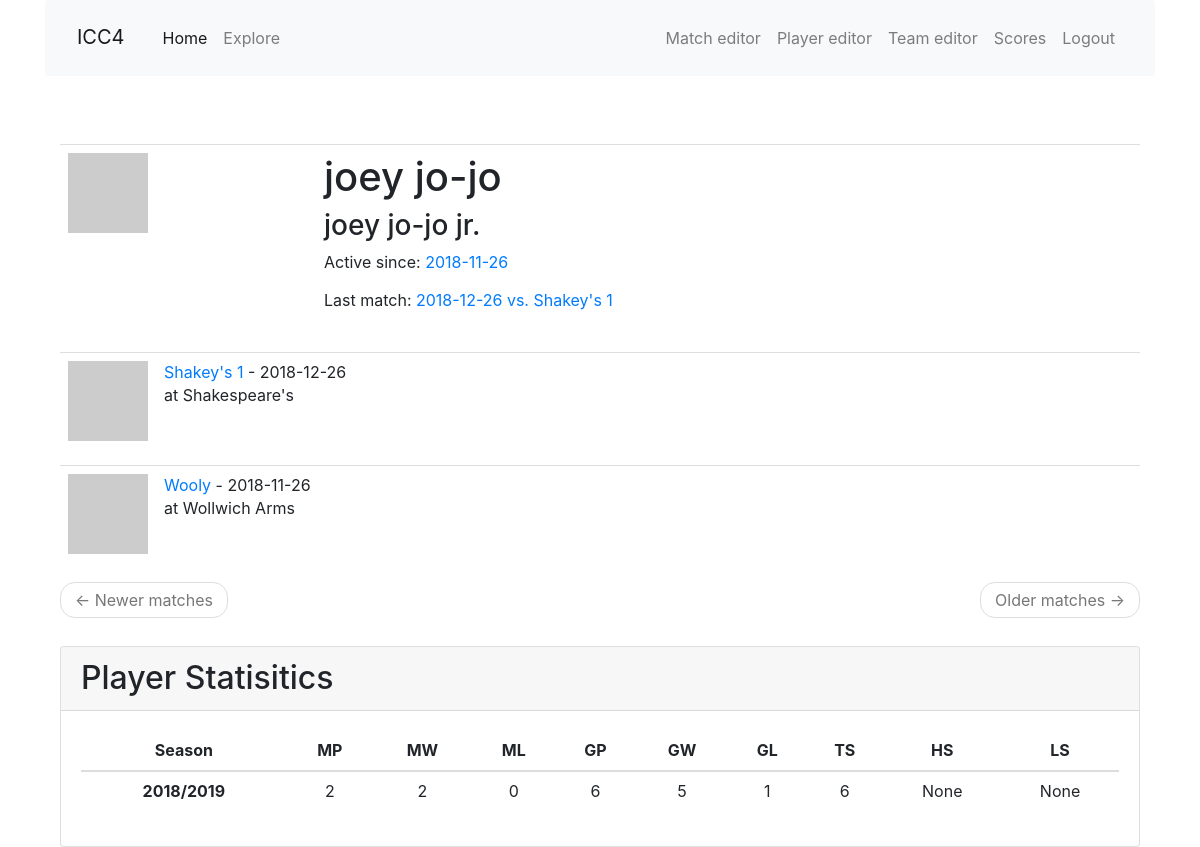
/player/joey jo-jo, run on the app's committed database.
### app/models.py (models this page shows, shortened)
class Player(db.Model):
    id = db.Column(db.Integer, primary_key=True)
    nickname = db.Column(db.String(64), index=True, unique=True)
    first_name = db.Column(db.String(64), index=True)
    last_name = db.Column(db.String(64), index=True)
    games = association_proxy('games_association', 'game')
    last_match_id = db.Column(db.Integer, db.ForeignKey('match.id'))
    last_match = db.relationship('Match', foreign_keys=[last_match_id])
    first_match_id = db.Column(db.Integer, db.ForeignKey('match.id'))
    first_match = db.relationship('Match', foreign_keys=[first_match_id])
    high_scores = db.relationship('HighScore', back_populates='player', lazy='dynamic')
    low_scores = db.relationship('LowScore', back_populates='player', lazy='dynamic')
    def avatar(self, size):
        digest = md5(self.nickname.lower().encode('utf-8')).hexdigest()
        return 'https://www.gravatar.com/avatar/{}?d=identicon&s={}'.format(
            digest, size)

class Match(db.Model):
    id = db.Column(db.Integer, primary_key=True)
    opponent_id = db.Column(db.Integer, db. ForeignKey('team.id'))
    opponent = db.relationship('Team', back_populates='matches')
    date = db.Column(db.Date, index=True, default=date.today())
    location = db.Column(db.String(64))
    home_away = db.Column(db.String(32), index=True)
    match_type = db.Column(db.String(32), index=True)
    games = db.relationship('Game', back_populates='match', lazy='dynamic')
    team_score = db.Column(db.Integer, index=True)
    opponent_score = db.Column(db.Integer, index=True)
    win = db.Column(db.Boolean, index=True, default=True)
    match_summary = db.Column(db.String(512))
    food = db.Column(db.String(128))
    high_scores = db.relationship('HighScore', back_populates='match', lazy='dynamic')
    low_scores = db.relationship('LowScore', back_populates='match', lazy='dynamic')

class Team(db.Model):
    id = db.Column(db.Integer, primary_key=True)
    name = db.Column(db.String(64), index=True, unique=True)
    home_location = db.Column(db.String(64), index=True)
    address = db.Column(db.String(128), index=True)
    matches = db.relationship('Match', back_populates='opponent', lazy='dynamic')
    def avatar(self, size):
        digest = md5(self.name.lower().encode('utf-8')).hexdigest()
        return 'https://www.gravatar.com/avatar/{}?d=identicon&s={}'.format(
            digest, size)

class PlayerSeasonStats(db.Model):
    id = db.Column(db.Integer, primary_key=True)
    player_id = db.Column(db.Integer, db. ForeignKey('player.id'))
    player = db.relationship('Player')
    season_id = db.Column(db.Integer, db. ForeignKey('season.id'))
    season = db.relationship('Season')
    matches_played = db.Column(db.Integer)
    matches_won = db.Column(db.Integer)
    matches_lost = db.Column(db.Integer)
    games_played = db.Column(db.Integer)
    games_won = db.Column(db.Integer)
    games_lost = db.Column(db.Integer)
    total_stars = db.Column(db.Integer)
    total_high_scores = db.Column(db.Integer)
    total_low_scores = db.Column(db.Integer)
    '''
    filters = [filter1,filter2,...]
    query....filter(*filters).count()
    '''
    @hybrid_property
    def gp(self):
        return PlayerGame.query.filter_by(player_id=self.player_id).join(Game).join(Match).\
                filter_by(season=self.season).distinct().count()
    @hybrid_property
    def gw(self):
        return PlayerGame.query.filter_by(player_id=self.player_id).join(Game).filter_by(win=True).join(Match).\
                filter_by(season=self.season).distinct().count()
    @hybrid_property
    def gl(self):
        return PlayerGame.query.filter_by(player_id=self.player_id).join(Game).filter_by(win=False).join(Match).\
                filter_by(season=self.season).distinct().count()

class Season(db.Model):
    id = db.Column(db.Integer, primary_key=True)
    season_name = db.Column(db.String(64), index=True, unique=True)
    start_date = db.Column(db.Date, index=True)
    end_date = db.Column(db.Date, index=True)

### app/main/routes.py (the view)
@bp.route('/player/<nickname>',  methods=['GET', 'POST'])
def player(nickname):
    player = Player.query.filter_by(nickname=nickname).first_or_404()
    seasons = PlayerSeasonStats.query.filter_by(player_id=player.id).join(Season).order_by(Season.start_date).all()
    page = request.args.get('page', 1, type=int)
    matches = Match.query.join(Game).join(PlayerGame).filter_by(player_id=player.id).order_by(Match.date.desc()).distinct().paginate(
        page, current_app.config['MATCH_PER_PAGE'], False)
    next_url = url_for('main.player', nickname=player.nickname, page=matches.next_num) \
        if matches.has_next else None
    prev_url = url_for('main.player', username=player.nickname, page=matches.prev_num) \
        if matches.has_prev else None
    return render_template('player.html', next_url=next_url, prev_url=prev_url,
            player=player, matches=matches.items, seasons=seasons)

### app/templates/player.html (shortened to what this page needs)
{% extends "base.html" %}
{% import 'bootstrap/wtf.html' as wtf %}
{% block app_content %}
<div class="container">
  <table class="table table-hover">
    <tr>
      <td width="256px"><img src="{{ player.avatar(256) }}"></td>
      <td>
        <h1>{{ player.nickname }}</h1>
        <h3>{{ player.first_name }} {{ player.last_name }}</h3>
        {% if player.first_match %}<p>Active since: <a href="{{ url_for('main.match_edit',id=player.first_match_id) }}">{{ player.first_match.date }}</a></p>{% endif %}
        {% if player.last_match %}<p>Last match: <a href="{{ url_for('main.match_edit',id=player.last_match_id) }}">{{ player.last_match.date }} vs. {{ player.last_match.opponent.name }}</a></p>{% endif %}
      </td>
    </tr>
  {% for match in matches %}
    {% include '_match.html' %}
  {% endfor %}
  <nav aria-label="...">
    <ul class="pager">
      <li class="previous{% if not prev_url %} disabled{% endif %}">
        <a href="{{ prev_url or '#' }}">
          <span aria-hidden="true">&larr;</span> Newer matches
        </a>
      </li>
      <li class="next{% if not next_url %} disabled{% endif %}">
        <a href="{{ next_url or '#' }}">
          Older matches <span aria-hidden="true">&rarr;</span>
        </a>
      </li>
    </ul>
  </nav>
  </table>
</div>
  <div class="col-12 mt-2 mx-auto">
    <div class="card h-100">
      <h2 class="card-header">Player Statisitics</h2>
      <div class="card-body">
        <table class="table text-center table-hover">
          <thead>
            <tr>
              <th scope="col">Season</th>
              <th scope="col" data-toggle="tooltip" data-placement="top" title="Matches played">MP</th>
              <th scope="col" data-toggle="tooltip" data-placement="top" title="Match wins">MW</th>
              <th scope="col" data-toggle="tooltip" data-placement="top" title="Match losses">ML</th>
              <th scope="col" data-toggle="tooltip" data-placement="top" title="Games played">GP</th>
              <th scope="col" data-toggle="tooltip" data-placement="top" title="Game wins">GW</th>
              <th scope="col" data-toggle="tooltip" data-placement="top" title="Game losses">GL</th>
              <th scope="col" data-toggle="tooltip" data-placement="top" title="Total Stars">TS</th>
              <th scope="col" data-toggle="tooltip" data-placement="top" title="Total High Scores">HS</th>
              <th scope="col" data-toggle="tooltip" data-placement="top" title="Total Low Score">LS</th>
          </thead>
          <tbody>
            {% for season in seasons %}
            <tr>
              <th scope="row">{{ season.season.season_name }}</th>
              <td>{{ season.matches_played }}</td>
              <td>{{ season.matches_won }}</td>
              <td>{{ season.matches_lost }}</td>
              <td>{{ season.games_played }}</td>
              <td>{{ season.games_won }}</td>
              <td>{{ season.games_lost }}</td>
              <td>{{ season.total_stars }}</td>
              <td>{{ season.total_high_scores }}</td>
              <td>{{ season.total_low_scores }}</td>
            </tr>
            {% endfor %}
          </tbody>
        </table>
      </div>
    </div>
  </div>
{% endblock %}

### app/templates/_match.html
<table class="table table-hover">
  <tr>
    <td width="70px">
      <a href="{{ url_for('main.match_edit', id=match.id) }}">
        <img src="{{ match.opponent.avatar(70) }}">
      </a>
    </td>
    <td>
      <a href="{{ url_for('main.match_edit', id=match.id) }}">
        {{ match.opponent.name }}
      </a>
       - {{ match.date }}
      <br>
      {% if match.home_away == 'away' %}
      at {{ match.opponent.home_location }}
      {% else %}
      at Italian Canadian Club
      {% endif %}
    </td>
  </tr>
</table>

### app/static/css/main.css (style rules this page uses)
html { font-size: 100%; }

### data on the page
Player: nickname "joey jo-jo", first_name "joey", last_name "jo-jo jr."
Match: first_match "2018-11-26", opponent.name "Wooly", date "2018-11-26", opponent.home_location "Wollwich Arms"
Match: last_match "2018-12-26", opponent.name "Shakey's 1", date "2018-12-26", opponent.home_location "Shakespeare's"
Team: last_match.opponent.name "Shakey's 1"
PlayerSeasonStats: season.season_name "2018/2019", matches_played "2", matches_won "2", matches_lost "0", games_played "6", games_won "5", games_lost "1", total_stars "6", total_high_scores "None", total_low_scores "None"
